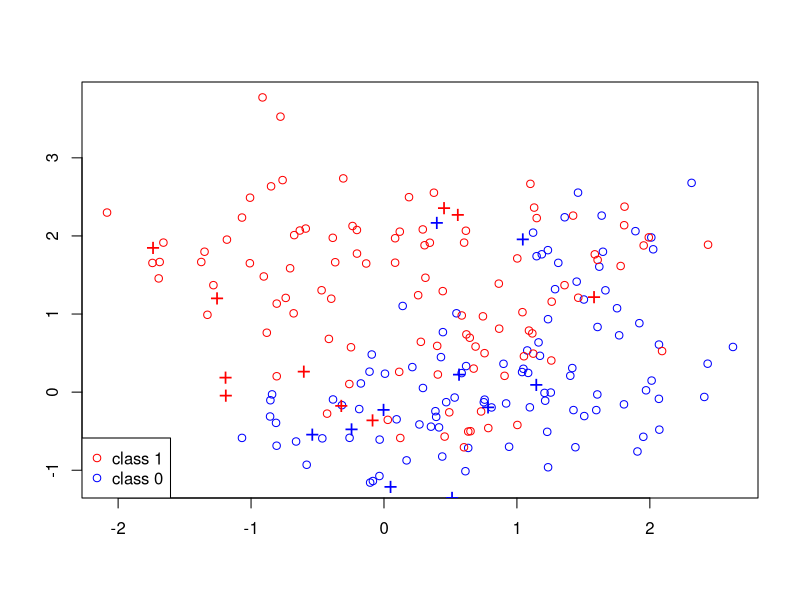
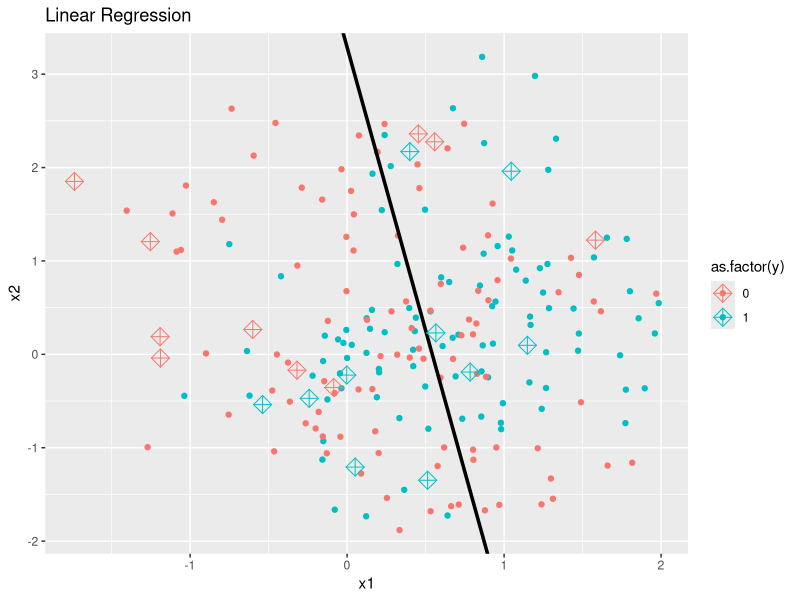
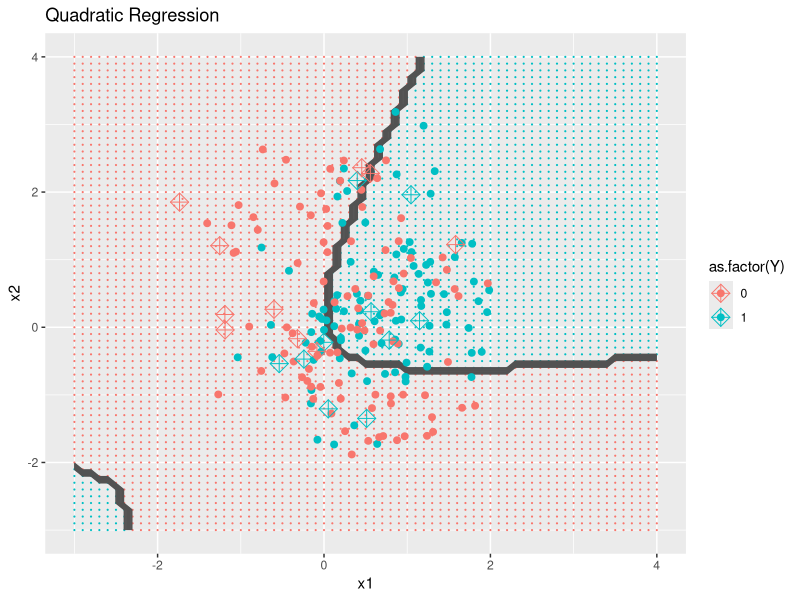

These figures' R source, in order: (Note: this script raises an error after producing the figures.)
## ---- chunk 1
knitr::opts_chunk$set(warning = FALSE, message = FALSE)
options(scipen = 1, digits = 4, width = 80, fig.align = "center")
library(class)
library(ggplot2)
## ---- chunk 2
# fill the following result during 20 simulation run
linearTestErr = data.frame(method = rep("linear",20), set = rep("test", 20), errorRate = rep(0.0, 20)  )
linearTrainErr = data.frame(method = rep("linear",20), set = rep("train", 20), errorRate = rep(0.0, 20)  )

quadTestErr = data.frame(method = rep("quadratic",20), set = rep("test", 20), errorRate = rep(0.0, 20)  )
quadTrainErr = data.frame(method = rep("quadratic",20), set = rep("train", 20), errorRate = rep(0.0, 20)  )

knnTestErr = data.frame(method = rep("KNN",20), set = rep("test", 20), errorRate = rep(0.0, 20) )
knnTrainErr = data.frame(method = rep("KNN",20), set = rep("train", 20), errorRate = rep(0.0, 20)  )

bayesTestErr = data.frame(method = rep("bayesRule",20), set = rep("test", 20), errorRate = rep(0.0, 20)  )
bayesTrainErr = data.frame(method = rep("bayesRule",20), set = rep("train", 20), errorRate = rep(0., 20)  )
KNNCvBestK = rep(0, 20)
set.seed(8742)
## ---- chunk 3
generateCenters = function() {
  centers = 10; # number of centers
  p = 2;    
  sd = 1;  # sd for generating the centers within each class
  m1 = matrix(rnorm(centers*p), centers, p)*sd + cbind( rep(1,centers), rep(0,centers));
  m0 = matrix(rnorm(centers*p), centers, p)*sd + cbind( rep(0,centers), rep(1,centers));
  list(m0,m1)
}
## ---- chunk 4
generate_sim_data= function(centers = 10, n = 100, p = 2, sd = sqrt(1/5) ) {

  centers_mat = generateCenters()
  m0 = centers_mat[[1]]
  m1 = centers_mat[[2]]
  # Randomly allocate the n samples for class 1  to the 10 clusters
  id1 = sample(1:centers, n, replace = TRUE);
  # Randomly allocate the n samples for class 1 to the 10 clusters
  id0 = sample(1:centers, n, replace = TRUE);  
  matrix(rnorm(2*n*p), 2*n, p)*sd + rbind(m1[id1,], m0[id0,])
}
## ---- chunk 5
generateTrainAndTestData = function(train = 100, test = 5000) {

  train_data = generate_sim_data()
  train_df = data.frame(train_data)
  train_df$y = c(c(rep(1,train), rep(0,train)))
  colnames(train_df) = c("x1","x2","y")
  
  test_data = generate_sim_data(n = test)
  test_df = data.frame(test_data)
  test_df$y = c(rep(1,test), rep(0,test))
  colnames(test_df) = c("x1","x2","y")
  list(train_data = train_df, test_data = test_df)
}
## ---- chunk 6
sim_data = generateTrainAndTestData()
train_df = sim_data$train_data
test_df = sim_data$test_data
centers_mat = generateCenters()
m0 = centers_mat[[1]]
m1 = centers_mat[[2]]
## ---- chunk 7
#par(mfrow = c(1,2))
#plot(x2 ~ x1, col = y, data = train_df,
#     ylim = c(0, 5), xlim = c(0, 5), pch = 20, cex = 1.5)
#plot(x2 ~ x1, col = y, data = test_df,
#     ylim = c(0, 6), xlim = c(0, 6), pch = 20, cex = 1.5)
## ---- chunk 8
plot(train_df$x1, train_df$x2, type = "n", xlab = "", ylab = "")

points(train_df[train_df$y == 1,1], train_df[train_df$y == 1,2], col = "blue");
points(train_df[train_df$y == 0,1], train_df[train_df$y == 0,2], col = "red"); 

points(m1[1:10, 1], m1[1:10, 2], pch="+", cex=1.5, col="blue");    
points(m0[1:10, 1], m0[1:10, 2], pch="+", cex=1.5, col="red");   

legend("bottomleft", pch = c(1,1), col = c("red", "blue"), 
       legend = c("class 1", "class 0"))
## ---- chunk 9
simpleLinearRegression = function(index) {
  lm_fit = lm(y ~ ., data = train_df)
  lm_pred_cl_train = as.numeric(lm_fit$fitted > 0.5)
  c(train_error = mean(train_df$y != lm_pred_cl_train),
  test_error = round(mean(ifelse(predict(lm_fit, newdata = test_df) > 0.5, 1, 0) != test_df$y),4))
}
## ---- chunk 10
linearPlot = function (lm_fit) {
  ggplot(data = train_df, aes(x = x1, y = x2, color = as.factor(y))) + 
      geom_point() + geom_abline(slope = -lm_fit$coefficients[2]/lm_fit$coefficients[3], 
      intercept = (0.5 - lm_fit$coefficients[1])/lm_fit$coefficients[3], 
      size = 1.2) +
    geom_point(data = data.frame(m1), aes(x = X1, y = X2, color = as.factor(1)), shape  = 9, size = 4) + 
    geom_point(data = data.frame(m0), aes(x = X1, y = X2, color = as.factor(0)), shape  = 9, size = 4) +
    ggtitle("Linear Regression ")
}
## ---- chunk 11
quadraticRegression = function(index) {
  quad_fit = lm(y ~ x1 + x2 + I(x1*x2) + I(x1^2) + I(x2^2), data = train_df)
  lm_pred_cl_train = as.numeric(quad_fit$fitted > 0.5)
  c(train_error = mean(train_df$y != lm_pred_cl_train),
  test_error  = round(mean(ifelse(predict(quad_fit, newdata = test_df) > 0.5, 1, 0) != test_df$y),4))
}
## ---- chunk 12
quadraticPlot = function(quad_fit) {
# create a grid of points to be predicted by quad regression
X1 = seq(-3, 4, 0.1)
X2 = seq(-3, 4, 0.1)
X = expand.grid(x1 = X1, x2 = X2)
Y = ifelse(predict(quad_fit, newdata = X) > 0.5, 1, 0)

# plot the area
ggplot(data = X ) +
  geom_point(aes(x = x1, y = x2, color = as.factor(Y)), size = 0.1) +
  geom_contour(aes(x = x1, y = x2, z = Y), color = "grey32", inherit.aes = FALSE) +
  geom_point(data = train_df, aes(x = x1, y = x2, color = as.factor(y)), size = 2) +
    geom_point(data = data.frame(m1), aes(x = X1, y = X2, color = as.factor(1)), shape  = 9, size = 4) + 
  geom_point(data = data.frame(m0), aes(x = X1, y = X2, color = as.factor(0)), shape  = 9, size = 4) +
  ggtitle("Quadratic Regression ")
  
}

## ---- chunk 13
#set.seed(8742)
#dataSet = rbind(train_df,test_df)
#dataSet = dataSet[sample(nrow(train_df)),]

getCvKNNAveErrorRate=function(K,dataSet,foldSize,foldNum) {
  error = 0
  for (runId in 1:foldNum) {
      testSetIndex = ((runId - 1) * foldSize + 1):(ifelse(runId == 
          foldNum, nrow(dataSet), runId * foldSize))
      trainX = dataSet[-testSetIndex, c("x1", "x2")]
      trainY = as.factor(dataSet[-testSetIndex, ]$y)
      testX = dataSet[testSetIndex, c("x1", "x2")]
      testY = as.factor(dataSet[testSetIndex, ]$y)
      predictY = knn(trainX, testX, trainY, K)
      error = error + sum(predictY != testY)
  }
  error = error/nrow(dataSet)
  error
}

cvKNN = function(dataSet, foldNum) {
    foldSize = floor(nrow(dataSet)/foldNum)
    KVector = seq(1, (nrow(dataSet) - foldSize), 2)
    cvKNNAveErrorRates = sapply(KVector, getCvKNNAveErrorRate, dataSet, 
        foldSize, foldNum)
    result = list()
    result$bestK = max(KVector[cvKNNAveErrorRates == min(cvKNNAveErrorRates)])
    bestK_index = which(KVector %in% c(result$bestK))
    
    # ML: commented out the following line and call knn with train_df directly to get training error
    #result$train.cvError = cvKNNAveErrorRates[bestK_index]
    result$train.cvError = sum(knn(train_df, train_df, train_df$y, k = result$bestK) != train_df$y) / nrow(train_df)
    
    predictY = knn(train_df, test_df, train_df$y, k = result$bestK)
    result$cvError = sum(predictY != test_df$y) / nrow(test_df)
    result
}

foldNum = 10
kNearestNeighbor = function(index) {
  dataSet = train_df[sample(nrow(train_df)),]
  result = cvKNN(dataSet,foldNum)
  c(result$train.cvError,result$cvError,result$bestK)
}
## ---- chunk 14
knnPlot = function(bestK) {
  # create a grid of points to be predicted by KNN
  X1 = seq(-3, 4, 0.1)
  X2 = seq(-3, 4, 0.1)
  X = expand.grid(x1 = X1, x2 = X2)
  Y = knn(train_df[, c("x1", "x2")], X, train_df[, c("y")] , bestK) 
  
  # plot the area
  ggplot(data = X ) +
    geom_point(aes(x = x1, y = x2, color = as.factor(Y)), size = 0.1) +
    geom_contour(aes(x = x1, y = x2, z = Y), color = "grey32", inherit.aes = FALSE) +
    geom_point(data = train_df, aes(x = x1, y = x2, color = as.factor(y)), size = 2) +
      geom_point(data = data.frame(m1), aes(x = X1, y = X2, color = as.factor(1)), shape  = 9, size = 4) + 
    geom_point(data = data.frame(m0), aes(x = X1, y = X2, color = as.factor(0)), shape  = 9, size = 4) +
    ggtitle(paste("KNN with K = ", bestK))
  
}


## ---- chunk 15
# bayes error
mixedModelBayes=function(x){
  sum(exp(-apply((t(m1)-x)^2, 2, sum)*5/2))/sum(exp(-apply((t(m0)-x)^2, 2, sum)*5/2))
}

bayesError = function(index) {
  cl_train_pred_Bayes = apply(train_df[,1:2], 1, mixedModelBayes)
  cl_train_pred_Bayes = as.numeric(cl_train_pred_Bayes > 1);
  train.err.Bayes = sum(train_df$y !=  cl_train_pred_Bayes) / nrow(train_df)

  cl_test_pred_Bayes = apply(test_df[,1:2], 1, mixedModelBayes)
  cl_test_pred_Bayes = as.numeric(cl_test_pred_Bayes > 1);
  test.err.Bayes = sum(test_df$y !=  cl_test_pred_Bayes) / nrow(test_df)
  c(train.err.Bayes,test.err.Bayes)
}
## ---- chunk 16
bayesPlot = function() {
  # create a grid of points to be predicted by bayes rule
  X1 = seq(-3, 4, 0.1)
  X2 = seq(-3, 4, 0.1)
  X = expand.grid(x1 = X1, x2 = X2)
  Y = as.numeric(apply(X, 1, mixedModelBayes) > 1)
  
  # plot the area
  ggplot(data = X ) +
    geom_point(aes(x = x1, y = x2, color = as.factor(Y)), size = 0.1) +
    geom_contour(aes(x = x1, y = x2, z = as.integer(Y)), color = "grey32", inherit.aes = FALSE) +
    geom_point(data = train_df, aes(x = x1, y = x2, color = as.factor(y)), size = 2) +
      geom_point(data = data.frame(m1), aes(x = X1, y = X2, color = as.factor(1)), shape  =9, size = 4) + 
    geom_point(data = data.frame(m0), aes(x = X1, y = X2, color = as.factor(0)), shape  = 9, size = 4) +
    ggtitle("Classification based on the Bayes Rule ")
}

## ---- chunk 17
simSize = 20

for(i in 1:simSize) {
  sim_data = generateTrainAndTestData()
  train_df = sim_data$train_data
  test_df = sim_data$test_data
  lr_errors = simpleLinearRegression(i)
  linearTrainErr[i,"errorRate"] = lr_errors[1]
  linearTestErr[i,"errorRate"] = lr_errors[2]
  quad_errors = quadraticRegression(i)
  quadTrainErr[i,"errorRate"] = quad_errors[1]
  quadTestErr[i,"errorRate"] = quad_errors[2]
  knn_errors = kNearestNeighbor(i)
  knnTrainErr[i,"errorRate"] = knn_errors[1]
  knnTestErr[i,"errorRate"] = knn_errors[2]
  KNNCvBestK[i] = knn_errors[3]
  bayes_errors = bayesError(i)
  bayesTrainErr[i,"errorRate"] = bayes_errors[1]
  bayesTestErr[i,"errorRate"] = bayes_errors[2]
}

# visualization of 4 methods
linearPlot( lm(y ~ ., data = train_df) )
quadraticPlot( lm(y ~ x1 + x2 + I(x1*x2) + I(x1^2) + I(x2^2), data = train_df) )
knnPlot(22)
bayesPlot()

# consolidate all results
finalErr = rbind(linearTestErr, linearTrainErr, quadTestErr, quadTrainErr, knnTestErr, knnTrainErr, bayesTestErr, bayesTrainErr)

# plot boxplot
ggplot(finalErr, aes(x = method, y = errorRate, fill = set)) +
  geom_boxplot() +
  ggtitle("Repeat simulation 20 times and compare the performance for all methods ")
## ---- chunk 18

bestK_df = data.frame(simulation = seq(1,20,1), K = KNNCvBestK)

# plot barplot for 20 best K
ggplot(bestK_df, aes(x = simulation, y = K)) +
  geom_bar(stat = "identity") +
  ggtitle("best K selected by 10 fold cross validation for KNN ")



## ---- chunk 19
mean(KNNCvBestK)

## ---- chunk 20
sd(KNNCvBestK)
